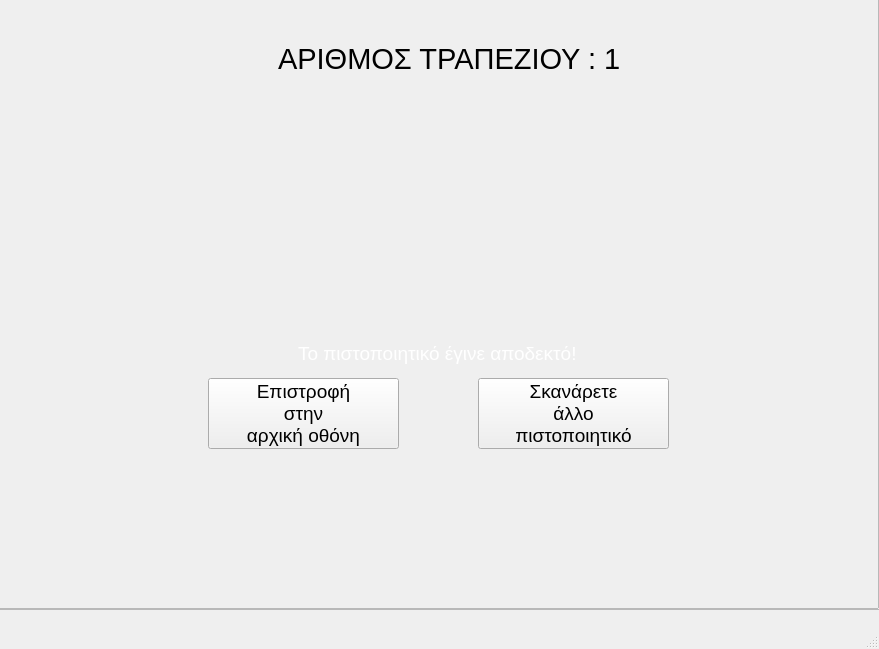
<?xml version="1.0" encoding="UTF-8"?>
<ui version="4.0">
 <class>MainWindow</class>
 <widget class="QMainWindow" name="MainWindow">
  <property name="geometry">
   <rect>
    <x>0</x>
    <y>0</y>
    <width>879</width>
    <height>649</height>
   </rect>
  </property>
  <property name="maximumSize">
   <size>
    <width>879</width>
    <height>649</height>
   </size>
  </property>
  <property name="windowTitle">
   <string>MainWindow</string>
  </property>
  <property name="styleSheet">
   <string notr="true"/>
  </property>
  <widget class="QWidget" name="centralwidget">
   <widget class="QLabel" name="label_4">
    <property name="geometry">
     <rect>
      <x>0</x>
      <y>0</y>
      <width>881</width>
      <height>631</height>
     </rect>
    </property>
    <property name="styleSheet">
     <string notr="true">background-image: url(:/newPrefix/istockphoto-874402896-612x612.jpg);</string>
    </property>
    <property name="text">
     <string/>
    </property>
    <property name="pixmap">
     <pixmap resource="../Qt designer/rr.qrc">:/newPrefix/istockphoto-874402896-612x612.jpg</pixmap>
    </property>
    <property name="scaledContents">
     <bool>true</bool>
    </property>
   </widget>
   <widget class="QFrame" name="frame">
    <property name="geometry">
     <rect>
      <x>-1</x>
      <y>-1</y>
      <width>881</width>
      <height>611</height>
     </rect>
    </property>
    <property name="frameShape">
     <enum>QFrame::StyledPanel</enum>
    </property>
    <property name="frameShadow">
     <enum>QFrame::Raised</enum>
    </property>
    <widget class="QLabel" name="label_5">
     <property name="geometry">
      <rect>
       <x>710</x>
       <y>460</y>
       <width>171</width>
       <height>151</height>
      </rect>
     </property>
     <property name="styleSheet">
      <string notr="true">background-image: url(:/newPrefix/Εικόνα1.gif);</string>
     </property>
     <property name="text">
      <string/>
     </property>
     <property name="pixmap">
      <pixmap resource="../Qt designer/rr.qrc">:/newPrefix/Εικόνα1.gif</pixmap>
     </property>
     <property name="scaledContents">
      <bool>true</bool>
     </property>
    </widget>
    <widget class="QFrame" name="frame_2">
     <property name="geometry">
      <rect>
       <x>-11</x>
       <y>-1</y>
       <width>891</width>
       <height>611</height>
      </rect>
     </property>
     <property name="frameShape">
      <enum>QFrame::StyledPanel</enum>
     </property>
     <property name="frameShadow">
      <enum>QFrame::Raised</enum>
     </property>
     <widget class="QLabel" name="label">
      <property name="geometry">
       <rect>
        <x>290</x>
        <y>40</y>
        <width>341</width>
        <height>41</height>
       </rect>
      </property>
      <property name="font">
       <font>
        <pointsize>22</pointsize>
       </font>
      </property>
      <property name="styleSheet">
       <string notr="true">color: rgb(0, 0, 0);</string>
      </property>
      <property name="text">
       <string>ΑΡΙΘΜΟΣ ΤΡΑΠΕΖΙΟΥ : 1</string>
      </property>
     </widget>
     <widget class="QLabel" name="label_2">
      <property name="geometry">
       <rect>
        <x>310</x>
        <y>340</y>
        <width>281</width>
        <height>31</height>
       </rect>
      </property>
      <property name="font">
       <font>
        <pointsize>14</pointsize>
       </font>
      </property>
      <property name="styleSheet">
       <string notr="true">color: rgb(255, 255, 255);</string>
      </property>
      <property name="text">
       <string>&lt;html&gt;&lt;head/&gt;&lt;body&gt;&lt;p&gt;Το πιστοποιητικό έγινε αποδεκτό!&lt;/p&gt;&lt;/body&gt;&lt;/html&gt;</string>
      </property>
     </widget>
     <widget class="QPushButton" name="pushButton_2">
      <property name="geometry">
       <rect>
        <x>220</x>
        <y>380</y>
        <width>191</width>
        <height>71</height>
       </rect>
      </property>
      <property name="font">
       <font>
        <pointsize>14</pointsize>
       </font>
      </property>
      <property name="styleSheet">
       <string notr="true"/>
      </property>
      <property name="text">
       <string>Επιστροφή 
στην 
αρχική οθόνη</string>
      </property>
     </widget>
     <widget class="QPushButton" name="pushButton_3">
      <property name="geometry">
       <rect>
        <x>490</x>
        <y>380</y>
        <width>191</width>
        <height>71</height>
       </rect>
      </property>
      <property name="font">
       <font>
        <pointsize>14</pointsize>
       </font>
      </property>
      <property name="styleSheet">
       <string notr="true"/>
      </property>
      <property name="text">
       <string>Σκανάρετε 
άλλο 
πιστοποιητικό</string>
      </property>
     </widget>
     <widget class="QLabel" name="label_6">
      <property name="geometry">
       <rect>
        <x>380</x>
        <y>170</y>
        <width>131</width>
        <height>101</height>
       </rect>
      </property>
      <property name="text">
       <string/>
      </property>
      <property name="pixmap">
       <pixmap resource="../Qt designer/rr.qrc">:/newPrefix/pngegg.png</pixmap>
      </property>
      <property name="scaledContents">
       <bool>true</bool>
      </property>
     </widget>
    </widget>
   </widget>
  </widget>
  <widget class="QMenuBar" name="menubar">
   <property name="geometry">
    <rect>
     <x>0</x>
     <y>0</y>
     <width>879</width>
     <height>21</height>
    </rect>
   </property>
  </widget>
  <widget class="QStatusBar" name="statusbar"/>
 </widget>
 <resources>
  <include location="../Qt designer/rr.qrc"/>
  <include location="../Qt designer/rr.qrc"/>
  <include location="../../Qt designer/rr.qrc"/>
 </resources>
 <connections/>
</ui>
